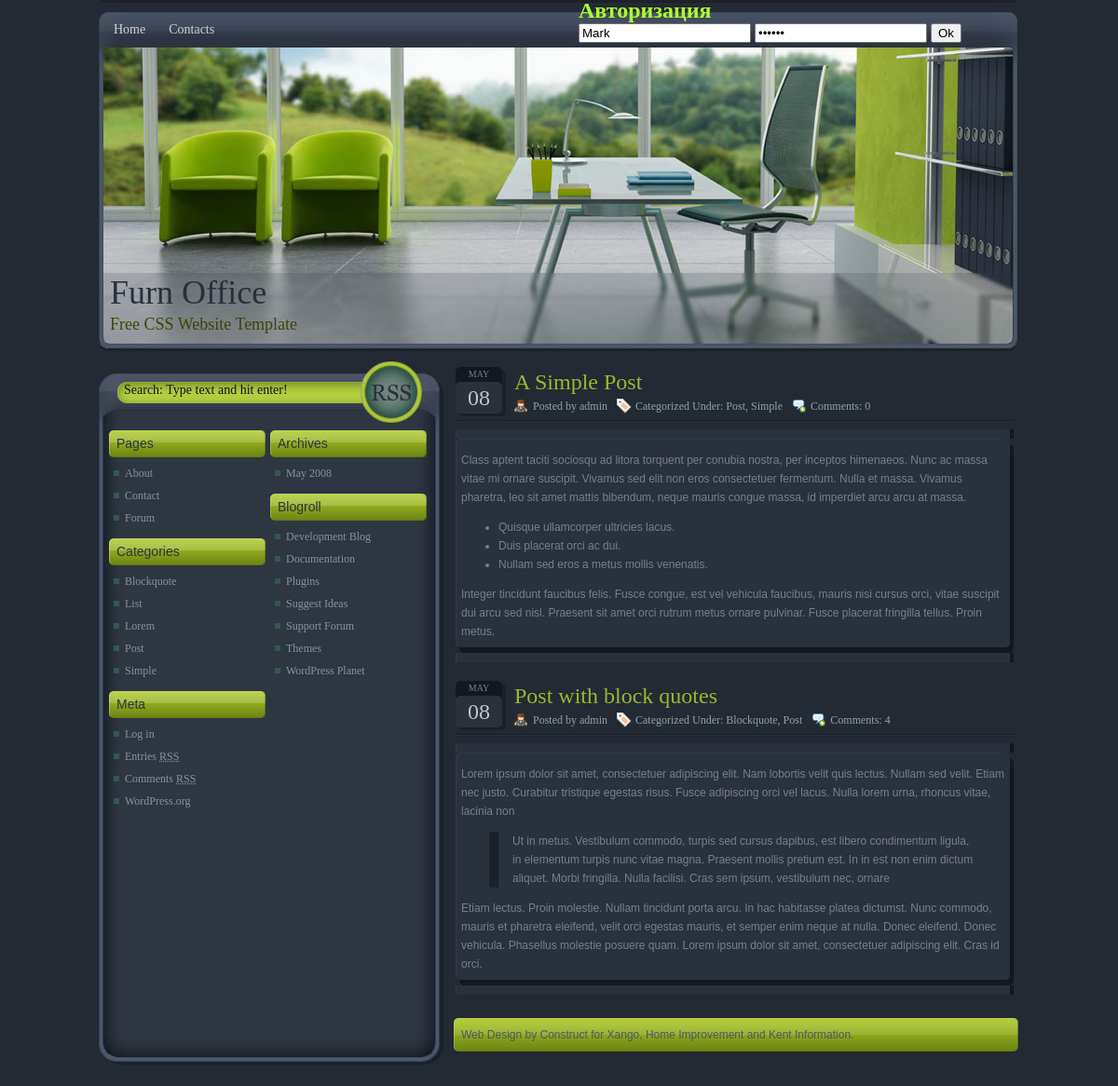
The page / on the database its author committed.
### tables this page shows
CREATE TABLE IF NOT EXISTS `page` (
  `id` int(11) NOT NULL AUTO_INCREMENT,
  `url` varchar(20) NOT NULL,
  `name` varchar(20) NOT NULL,
  `content` text,
  PRIMARY KEY (`id`),
  UNIQUE KEY `url` (`url`)
);

### blocks/menu.php (the view)
<ul>
    <?php
    $menu_result = $pdo->query("SELECT * FROM  `page`");
    while ($menu_item = $menu_result->fetch(PDO::FETCH_ASSOC)) {
        ?>
        <li class="page_item"><a href="<?php echo $menu_item["url"] ?>"><?php echo $menu_item["name"] ?></a></li>
            <?php
        }
        ?>
</ul>

### index.php (shortened to what this page needs)
<?php
$db_drivername = "mysql";
$hostname = "localhost:8889";
$dbname = "business";
$username = "root";
$password = "root";
$pdo = new PDO("{$db_drivername}:host={$hostname};dbname={$dbname}", $username, $password);
$pdo->query("SET CHARACTER SET utf8");
?>
<html>
  <head>
    <link rel="stylesheet" href="style.css" type="text/css" media="screen" />
    <link rel="stylesheet" href="style_ie.css" type="text/css" media="screen" />
  </head>
  <body>
    <div id="page">
      <div id="page-top">
        <div id="page-bottom">
          <div id="header">
            <?php include 'blocks/header.php'; include 'blocks/auth_form.php'; ?>
          </div>
          <div id="main">
            <div id="sidebar">
              <?php include 'blocks/sidebar.php'; ?>
            </div>
            <div id="content">
              <?php
                $url = '\'' . parse_url($_SERVER['REQUEST_URI'], PHP_URL_PATH) . '\'';
                $menu_item_result = $pdo->query("SELECT * FROM  `page` WHERE url=" . $url);
                if ($menu_item_result->rowCount() > 0) {
                    $menu_item = $menu_item_result->fetch(PDO::FETCH_ASSOC);
                    echo $menu_item['content'];
                } else {
                    echo 'Неверный URL!!!';
                }
                ?>
            </div>
          </div>
          <div id="footer">  <?php include 'blocks/footer.php'; ?></div>
        </div>
      </div>
    </div>
  </body>
</html>

### blocks/header.php (shortened to what this page needs)
<div id="header-info">
       <h1>Furn Office</h1>
       <div class="description">Free CSS Website Template</div>
     </div>
     <div id="header-menu">
       <?php include 'blocks/menu.php'; ?>
     </div>
     <div id="header-search">
       <form method="get" id="searchform" action="">
         <input type="text" value="Search: Type text and hit enter!"
                onfocus="if (this.value == 'Search: Type text and hit enter!')
                    {this.value = '';}" onblur="if (this.value == '')
                    {this.value = 'Search: Type text and hit enter!';}" name="s" id="s" />
       </form>
     </div>
     <div id="header-feed"> <img src="images/blank.gif" alt="" width="66" height="66" /> </div>

### blocks/auth_form.php (shortened to what this page needs)
<div id="ayth_block" class="module">
  <?php
  if (isset($_SESSION["name"])) {
    ?>
    <h2><?php echo $_SESSION["name"]; ?></h2>
    <form method="post">
      <a href="admin/" title="Ссылка на админку, которой на реальном сайте, конечно же, НЕ должно быть" >Админка</a>
      <input class="btn" value="Срочно выйти" type="submit" name="exit" />
    </form>
  <?php } else { ?>
    <h2 style="color: greenyellow">Авторизация</h2>
    <form method="post">
      <input name="name" type="text" value="Mark" size="20"/>
      <input name="pass" type="password"  value="123456"  size="20"/>
      <input class="btn" type="submit" value="Ok"/>
    </form>
    <?php
  }
  ?>
</div>

### blocks/sidebar.php
<div id="sidebar-left">
           <div class="sidebar-box">
             <h3>Pages</h3>
             <ul>
               <li class="page_item">About</li>
               <li class="page_item">Contact</li>
               <li class="page_item">Forum</li>
             </ul>
           </div>
           <div class="sidebar-box">
             <h3>Categories</h3>
             <ul>
               <li class="cat-item">Blockquote</li>
               <li class="cat-item">List</li>
               <li class="cat-item">Lorem</li>
               <li class="cat-item">Post</li>
               <li class="cat-item">Simple</li>
             </ul>
           </div>
           <div class="sidebar-box">
             <h3>Meta</h3>
             <ul>
               <li>Log in</li>
               <li>Entries <abbr title="Really Simple Syndication">RSS</abbr></li>
               <li>Comments <abbr title="Really Simple Syndication">RSS</abbr></li>
               <li>WordPress.org</li>
             </ul>
           </div>
         </div>
         <div id="sidebar-right">
           <div class="sidebar-box">
             <h3>Archives</h3>
             <ul>
               <li>May 2008</li>
             </ul>
           </div>
           <div class="sidebar-box">
             <h3>Blogroll</h3>
             <ul>
               <li>Development Blog</li>
               <li>Documentation</li>
               <li>Plugins</li>
               <li>Suggest Ideas</li>
               <li>Support Forum</li>
               <li>Themes</li>
               <li>WordPress Planet</li>
             </ul>
           </div>
         </div>

### blocks/footer.php
<a href="http://wpjunction.com" class="wt">Web Design</a> by <a href="http://www.ledgerservices.co.uk/construct_advanced.htm">Construct</a> for <a href="http://www.mangosteensupersite.com/">Xango</a>, <a href="http://www.artopportunity.com">Home Improvement</a> and <a href="http://www.inkent.info/">Kent Information</a>.

### style_ie.css (style rules this page uses)
#content .post .post-entry { padding-top: 10px; padding-bottom: 10px; }
#ayth_block { position: relative; display: inline; top: -40px; z-index: 100; float: right; margin-right: 70px; }

### rows shown on the page
page: name "Home", content "MAY 08 A Simple Post Posted by admin Categorized Under: Post, Simple Comments: 0 Class aptent taciti sociosqu ad litora torquent per conubia nostra, per inceptos himenaeos. Nunc ac massa vitae mi ornare suscipit. Vivamus sed elit non eros consectetuer fermentum. Nulla et massa. Vivamus pharetra, leo sit amet mattis bibendum, neque mauris congue massa, id imperdiet arcu arcu at massa. Quisque ullamcorper ultricies lacus. Duis placerat orci ac dui. Nullam sed eros a metus mollis venenatis. Integer tincidunt faucibus felis. Fusce congue, est vel vehicula faucibus, mauris nisi cursus orci, vitae suscipit dui arcu sed nisl. Praesent sit amet orci rutrum metus ornare pulvinar. Fusce placerat…"
page: name "Contacts"
